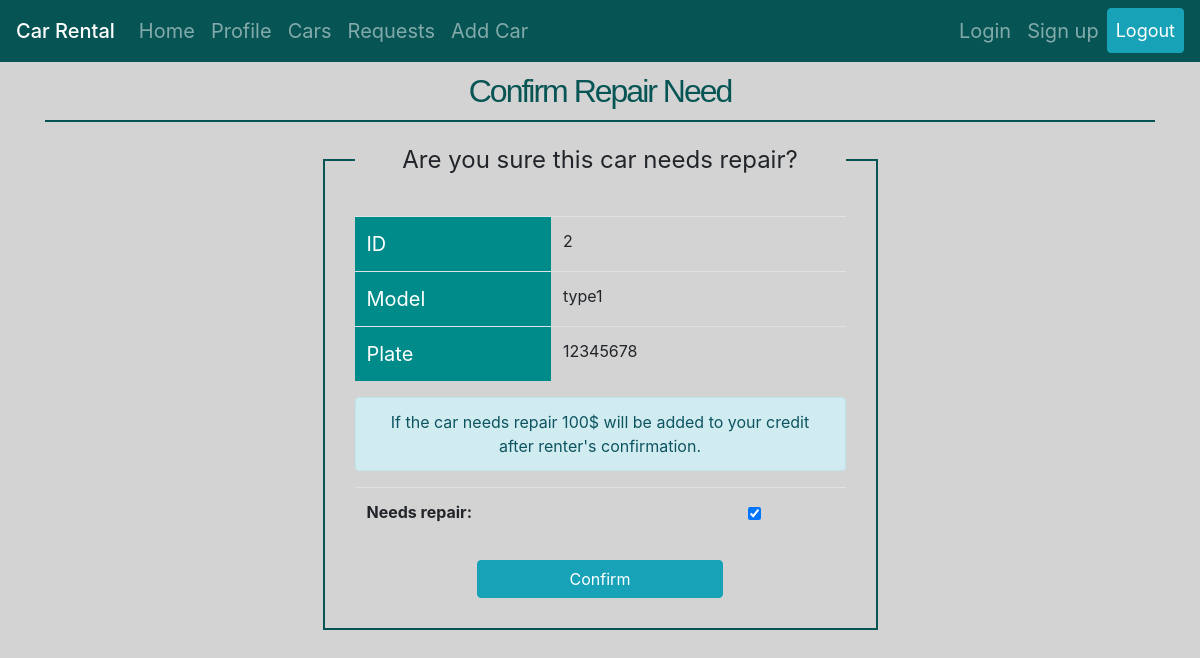
/rental/cars/2/repair/ (signed in), run on the app's committed database.
### car_rental/models.py (models this page shows, shortened)
class Car(models.Model):
    car_type = models.CharField(max_length=50, default='type0')
    plate = models.CharField(max_length=8, default='12345678')
    renter = models.ForeignKey(User, null=True, default=None, on_delete=models.SET_NULL, related_name='cars_rented')
    owner = models.ForeignKey(User, on_delete=models.CASCADE, null=True, related_name='cars_owned')
    price_per_hour = models.IntegerField(default=10)
    rent_start_time = models.DateTimeField('Start Time', default=timezone.now)
    rent_end_time = models.DateTimeField('End Time', default=timezone.now)
    needs_repair = models.BooleanField(default=False)

### car_rental/views.py (the view, shortened to what this page needs)
# urls.py: path('cars/<int:pk>/repair/', views.NeedRepairCarView.as_view(), name='needs_repair'),
@method_decorator(login_required, name='dispatch')
@method_decorator(decorators.car_renter_or_owner, name='dispatch')
@method_decorator(decorators.car_needs_repair, name='dispatch')
class NeedRepairCarView(generic.UpdateView):
    model = Car
    template_name = 'car_rental/need_repair.html'
    fields = ['needs_repair']

### car_rental/templates/car_rental/need_repair.html (shortened to what this page needs)
{% extends 'car_rental/base.html' %}
{% load static %}
{% block style %}
    <link rel="stylesheet" type="text/css" href="{% static 'car_rental/stylesheets/car_detail.css' %}">
{% endblock %}
{% block content %}
    <div class="container" align="center">
    <h1>Confirm Repair Need</h1>
    <form method="post">
    <fieldset style="width: 50%">
    <legend>Are you sure this car needs repair?</legend>
        <table class="info-table table" style="width: 100%;">
    <tr>
        <td>ID</td>
        <td>{{ object.id }}</td>
    </tr>
    <tr>
        <td>Model</td>
        <td>{{ object.car_type }}</td>
    </tr>
    <tr>
        <td>Plate</td>
        <td>{{ object.plate }}</td>
    </tr>
    </table>
        {% if user == object.owner %}
            <p class="alert alert-info">If the car needs repair 100$ will be added to your credit after renter's confirmation.</p>
        {% else %}
            <p class="alert alert-warning">Your credit will decrease 100$ after confirmation!</p>
        {% endif %}
        <table class="table form-table">{{ form.as_table }}</table>
    <input type="submit" class="btn btn-info" value="Confirm" style="width: 50%">
    </fieldset>
</form>
    </div>
{% endblock %}

### car_rental/static/car_rental/stylesheets/base.css (style rules this page uses)
body { background: lightgray; margin-bottom: 30px; }
h1 { margin-bottom: 20px; color: #075454; font-family: "Trebuchet MS", sans-serif; font-size: 2em; letter-spacing: -2px; border-bottom: #075454 2px solid; padding: 10px 20px 10px 20px; }

### car_rental/static/car_rental/stylesheets/car_detail.css (style rules this page uses)
.info-table td:first-child { background: darkcyan; font-size: 20px; color: white; width: 40%; }
.form-table tr { border: none; }
.form-table td { font-size: 18px; }
fieldset { border: #075454 solid 2px; width: 50%; padding: 30px; }

### data on the page
Car: id "2", car_type "type1", plate "12345678", needs_repair "☑"
